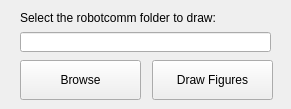
<?xml version="1.0" encoding="UTF-8"?>
<ui version="4.0">
 <class>Form</class>
 <widget class="QWidget" name="Form">
  <property name="geometry">
   <rect>
    <x>0</x>
    <y>0</y>
    <width>291</width>
    <height>109</height>
   </rect>
  </property>
  <property name="windowTitle">
   <string>Vot&amp;Cur</string>
  </property>
  <widget class="QLabel" name="label_select">
   <property name="geometry">
    <rect>
     <x>20</x>
     <y>10</y>
     <width>271</width>
     <height>16</height>
    </rect>
   </property>
   <property name="text">
    <string>Select the robotcomm folder to draw:</string>
   </property>
  </widget>
  <widget class="QLineEdit" name="lineEdit_path">
   <property name="geometry">
    <rect>
     <x>20</x>
     <y>32</y>
     <width>251</width>
     <height>20</height>
    </rect>
   </property>
  </widget>
  <widget class="QPushButton" name="button_browse">
   <property name="geometry">
    <rect>
     <x>20</x>
     <y>60</y>
     <width>121</width>
     <height>40</height>
    </rect>
   </property>
   <property name="cursor">
    <cursorShape>PointingHandCursor</cursorShape>
   </property>
   <property name="text">
    <string>Browse</string>
   </property>
  </widget>
  <widget class="QPushButton" name="button_draw">
   <property name="geometry">
    <rect>
     <x>152</x>
     <y>60</y>
     <width>121</width>
     <height>40</height>
    </rect>
   </property>
   <property name="cursor">
    <cursorShape>PointingHandCursor</cursorShape>
   </property>
   <property name="text">
    <string>Draw Figures</string>
   </property>
  </widget>
 </widget>
 <resources/>
 <connections/>
</ui>
